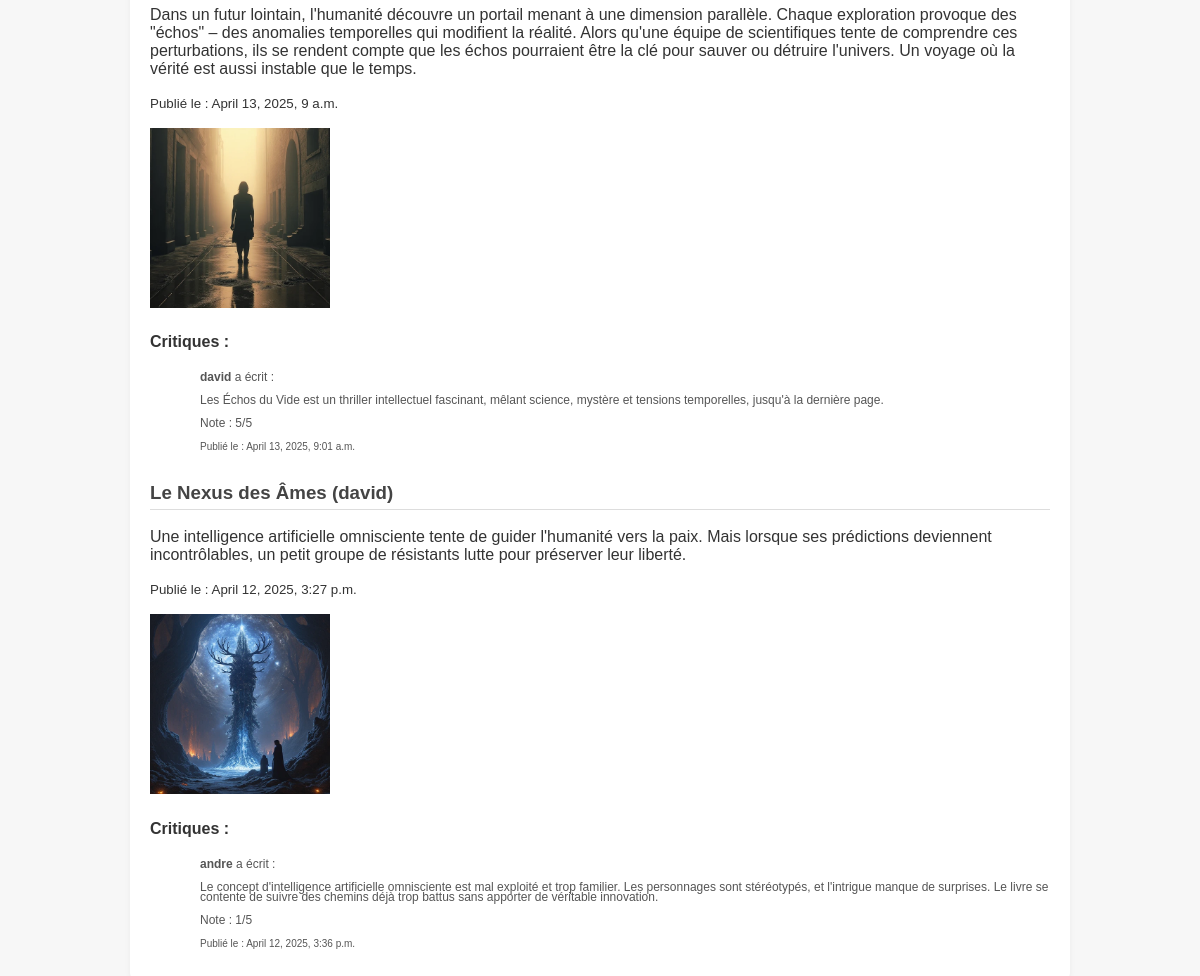
Page /flux/ (signed in, lower part) on the earlier database version.
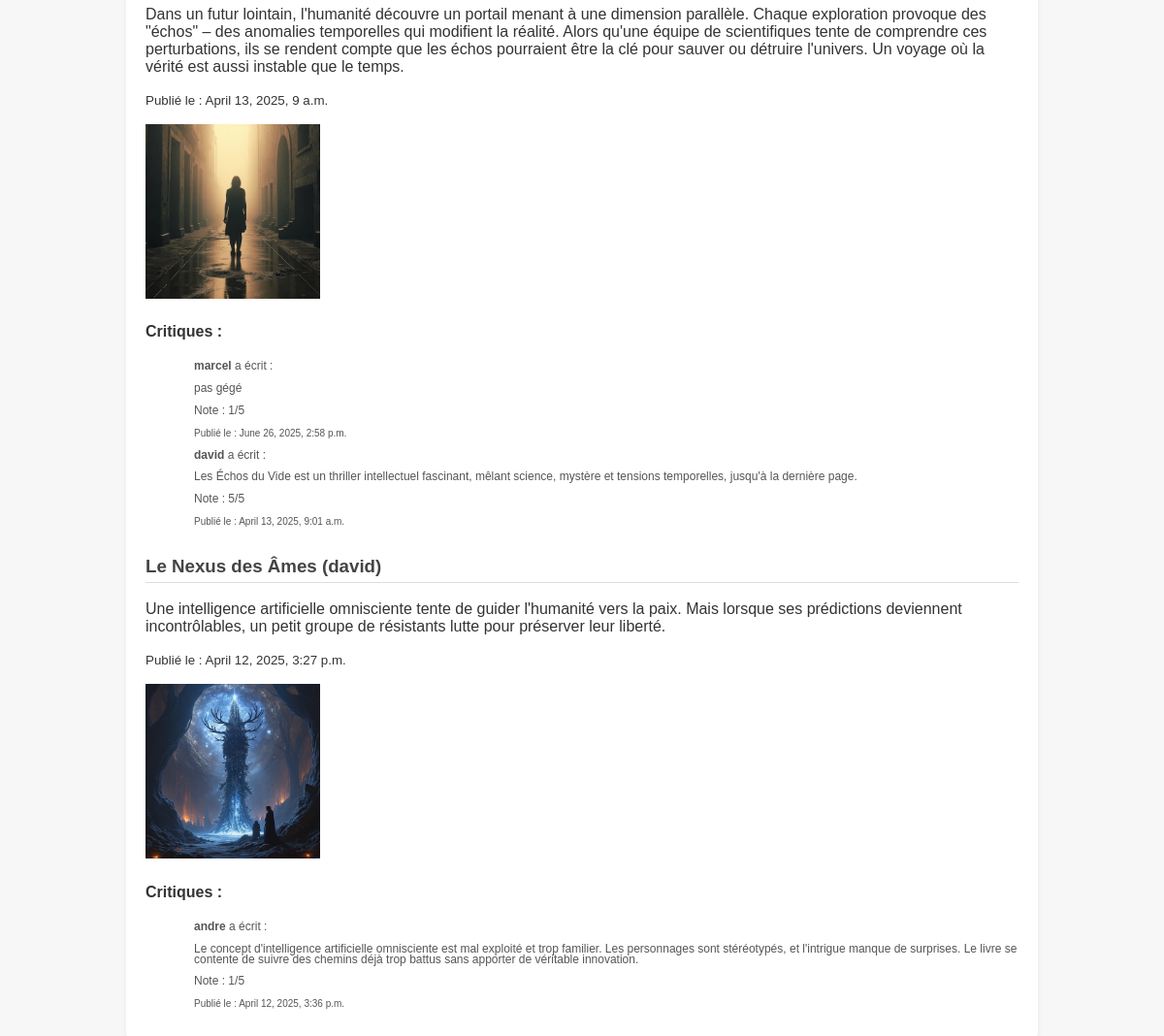
Same page on the later database version.
### myapp/models.py (models this page shows, shortened)
class Ticket(models.Model):
    title = models.CharField(max_length=128)  # Mettre unique=True au lieu de primary_key
    description = models.TextField(max_length=2048, blank=True)
    user = models.ForeignKey(User, on_delete=models.CASCADE)
    image = models.ImageField(upload_to='images/', null=True, blank=True)
    time_created = models.DateTimeField(auto_now_add=True)

class Review(models.Model):
    headline = models.CharField(max_length=128)
    ticket = models.ForeignKey(Ticket, on_delete=models.SET_NULL, null=True, blank=True)
    user = models.ForeignKey(User, on_delete=models.CASCADE)
    rating = models.PositiveSmallIntegerField(
        validators=[
            MinValueValidator(0),
            MaxValueValidator(5)
        ]
    )
    body = models.TextField(
        blank=True,
        validators=[MaxLengthValidator(8192)]
    )
    time_created = models.DateTimeField(auto_now_add=True)

### myapp/views.py (the view)
# urls.py: path('flux/', views.user_feed, name='user_feed'),
@login_required
def user_feed(request):
    followed_users = UserFollows.objects.filter(user=request.user).values_list('followed_user', flat=True)
    tickets = Ticket.objects.filter(user__in=followed_users).order_by('-time_created')  # tri antichronologique
    reviews = Review.objects.filter(ticket__in=tickets).order_by('-time_created')  # tri antichronologique
    context = {
        'tickets': tickets,
        'reviews': reviews
    }
    return render(request, 'myapp/user_feed.html', context)

### myapp/templates/myapp/user_feed.html (shortened to what this page needs)
{% extends 'base.html' %}
{% block content %}
    <div>
        {% for ticket in tickets %}
            <div class="ticket">
                <h3>{{ ticket.title }} ({{ ticket.user.username }})</h3>
                <p>{{ ticket.description }}</p>
                <p><small>Publié le : {{ ticket.time_created }}</small></p>
                {% if ticket.image %}
                    <div class="ticket-image">
                        <img src="{{ ticket.image.url }}" alt="Image du ticket" style="max-width: 20%; height: auto;">
                    </div>
                {% endif %}
                <h4>Critiques :</h4>
                {% for review in reviews %}
                    {% if review.ticket == ticket %}
                        <div class="review small-text">
                            <p><strong>{{ review.user.username }}</strong> a écrit :</p>
                            <p>{{ review.body }}</p>
                            <p>Note : {{ review.rating }}/5</p>
                            <p><small>Publié le : {{ review.time_created }}</small></p>
                        </div>
                    {% endif %}
                {% empty %}
                <div class="review small-text">Aucune critique pour ce billet.</div>
                {% endfor %}
            </div>
        {% empty %}
            <p>Aucun billet à afficher.</p>
        {% endfor %}
    </div>
{% endblock %}

Differences in the rows shown:
added Review: user.username "marcel", body "pas gégé", rating "1", time_created "June 26, 2025, 2:58 p.m.", shown under Ticket "April 13, 2025, 9 a.m."
